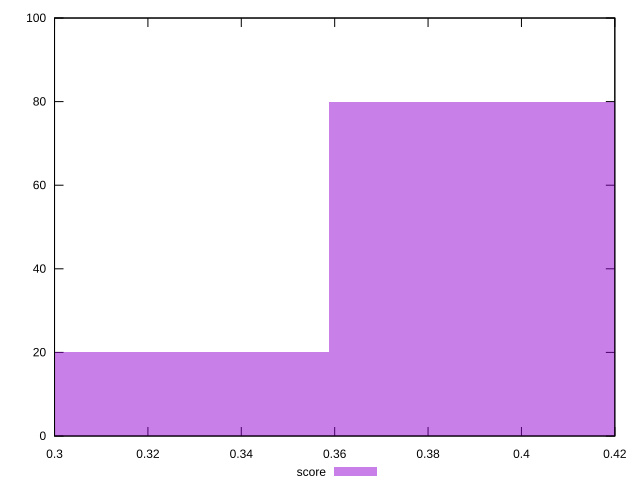

Write the gnuplot code that produced this figure.
reset

$score <<EOF
0.32609180127736287 20
0.3913101615328355 80
EOF

set key outside below
set boxwidth 0.06521836025547258
set xrange [0.3:0.42]
set yrange [0:100]
set trange [0:100]
set style fill transparent solid 0.5 noborder
set terminal svg size 640, 490 enhanced background rgb 'white'
set output "report_00015_2021-02-09T16-11-33.973Z/render-blocking-resources/samples/pages/score/histogram.svg"

plot $score title "score" with boxes

reset
